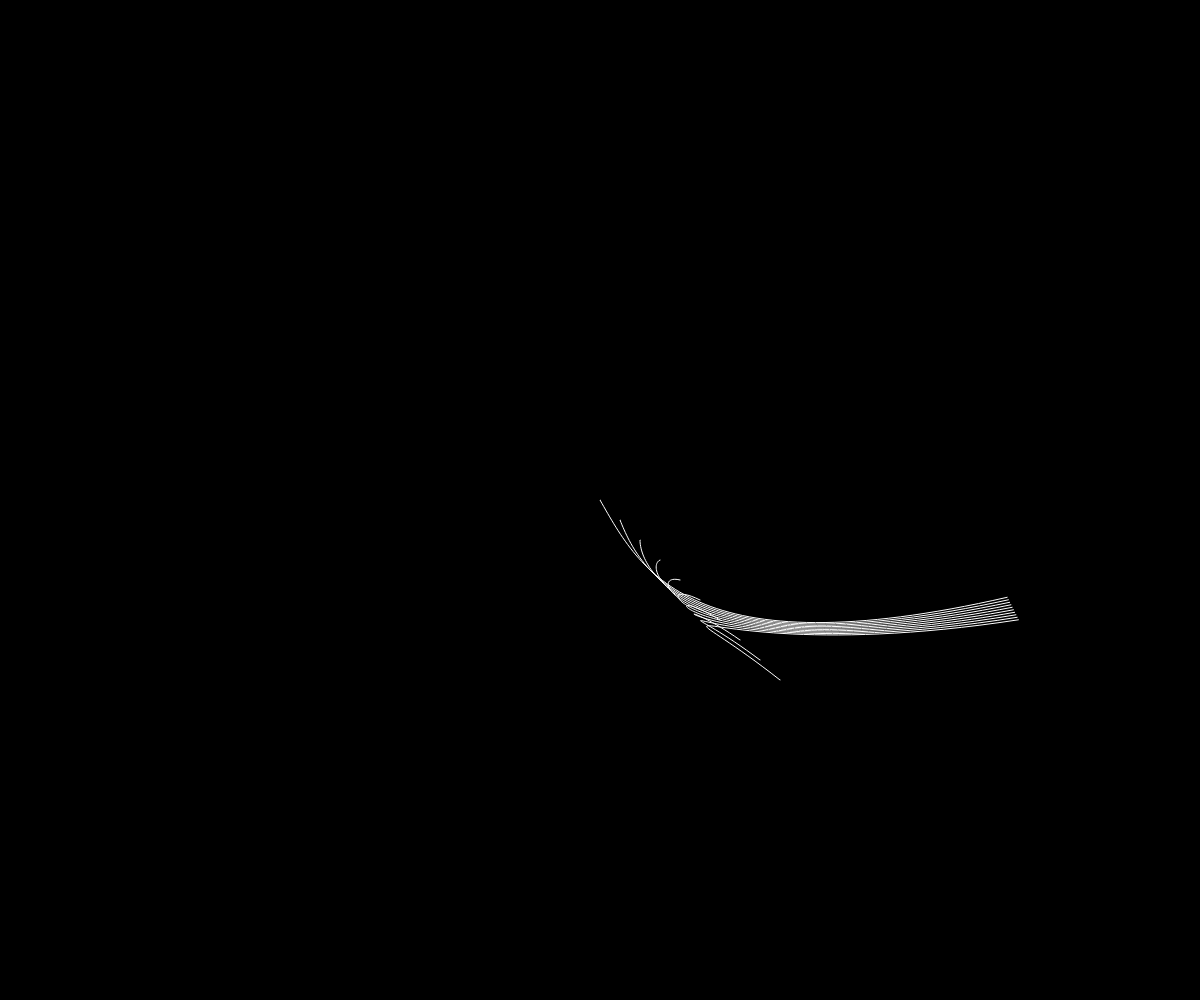
Frame 1 (no input)
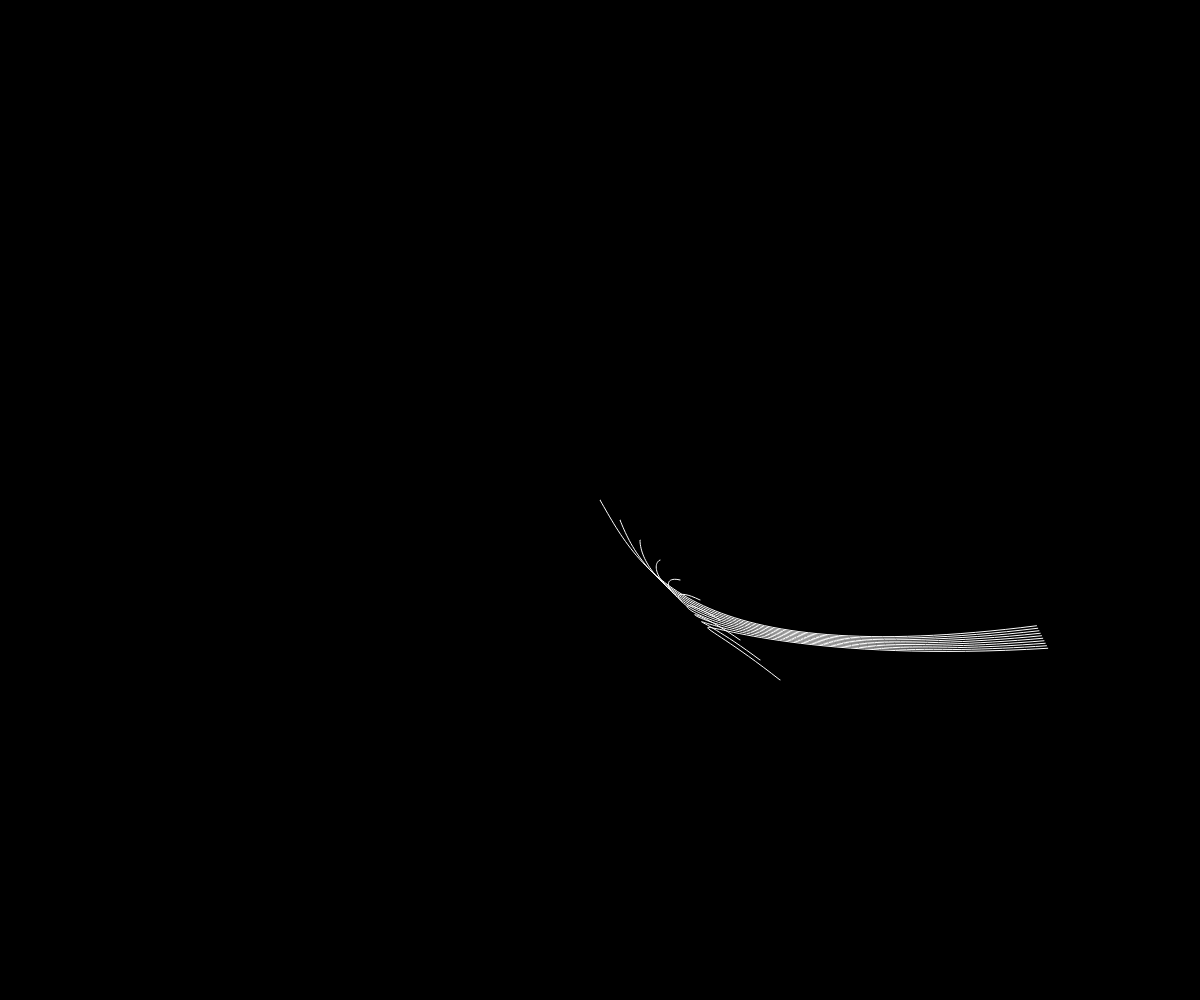
Frame 60 (no input)
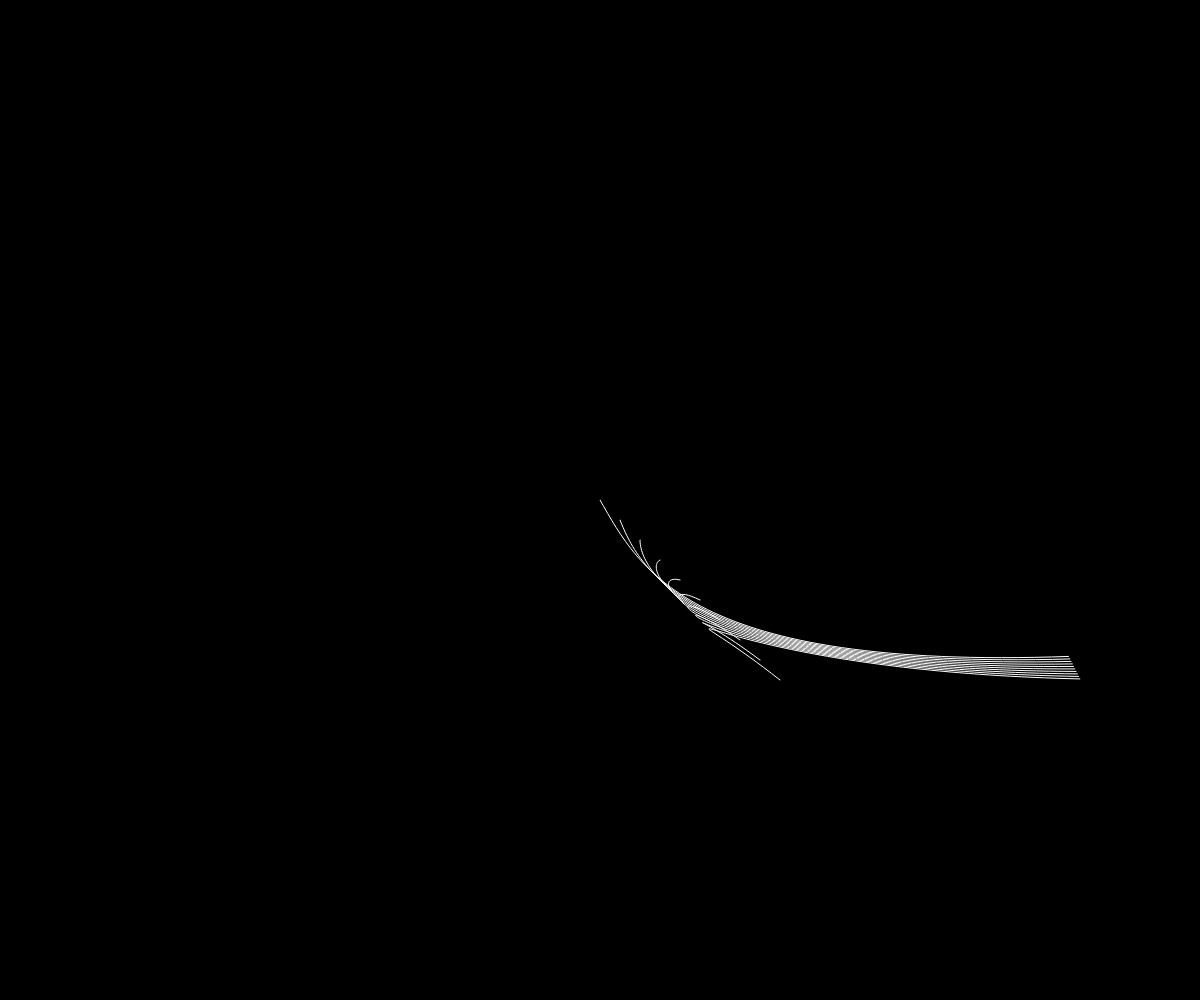
Frame 120 (the mouse pressed at the canvas centre since frame 60)

The p5.js sketch that drew these frames (run headless with seeded random() and noise() and a simulated clock; from frame 60 on, the mouse is pressed at the canvas centre):

// p5.js sketch
// ── sketch.js
var x1, y1, x2, y2;

var xPlus, yPlus;

function setup() {
  createCanvas(windowWidth, windowHeight);
  x1 = width / 2;
  y1 = height / 2;

  x2 = random(width / 2, width - 30);
  y2 = random(height / 2, height - 30);

  xPlus = 0;
  yPlus = 0;
}

function draw() {
  background(0);
  stroke(255);
  noFill();

  for (var i = 0; i < 200; i += 20) {

    var xEnd = x2 + (i / 16) + xPlus;
    var yEnd = y2 + (i / 8) + yPlus
    if (xEnd > width || xEnd < 0) {
      xEnd = xEnd * -1;
    }
    if (yEnd > height || yEnd < 0) {
      yEnd = yEnd * -1;
    }
    bezier(x1 + i, y1 + i, x1 + 40, y1 + 70, x1 + 90, y1 + 170, xEnd, yEnd);
    
  }
xPlus += random(1);
    yPlus += random(1);
}
